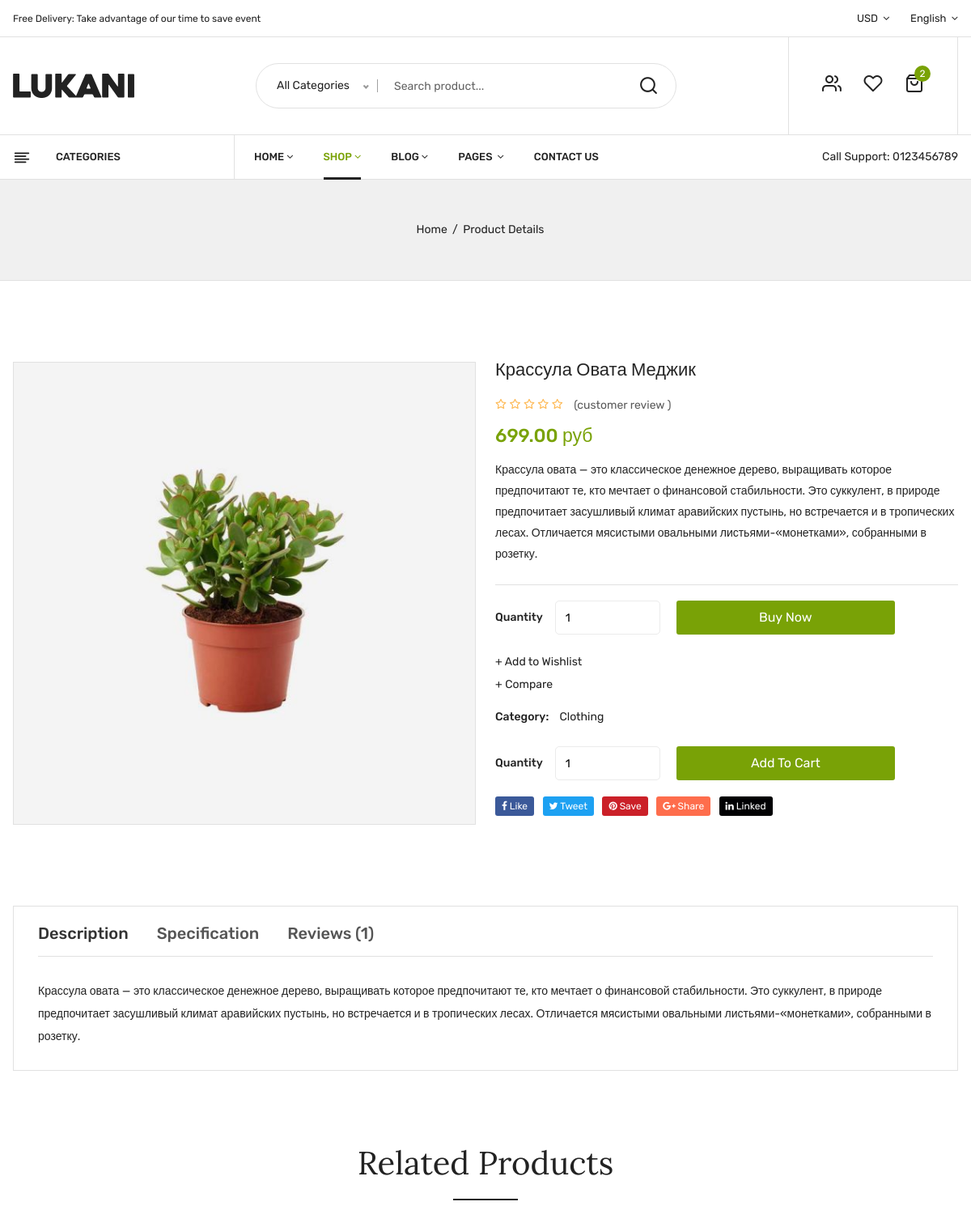
Before: /item/2/ (upper part) with the older database file.
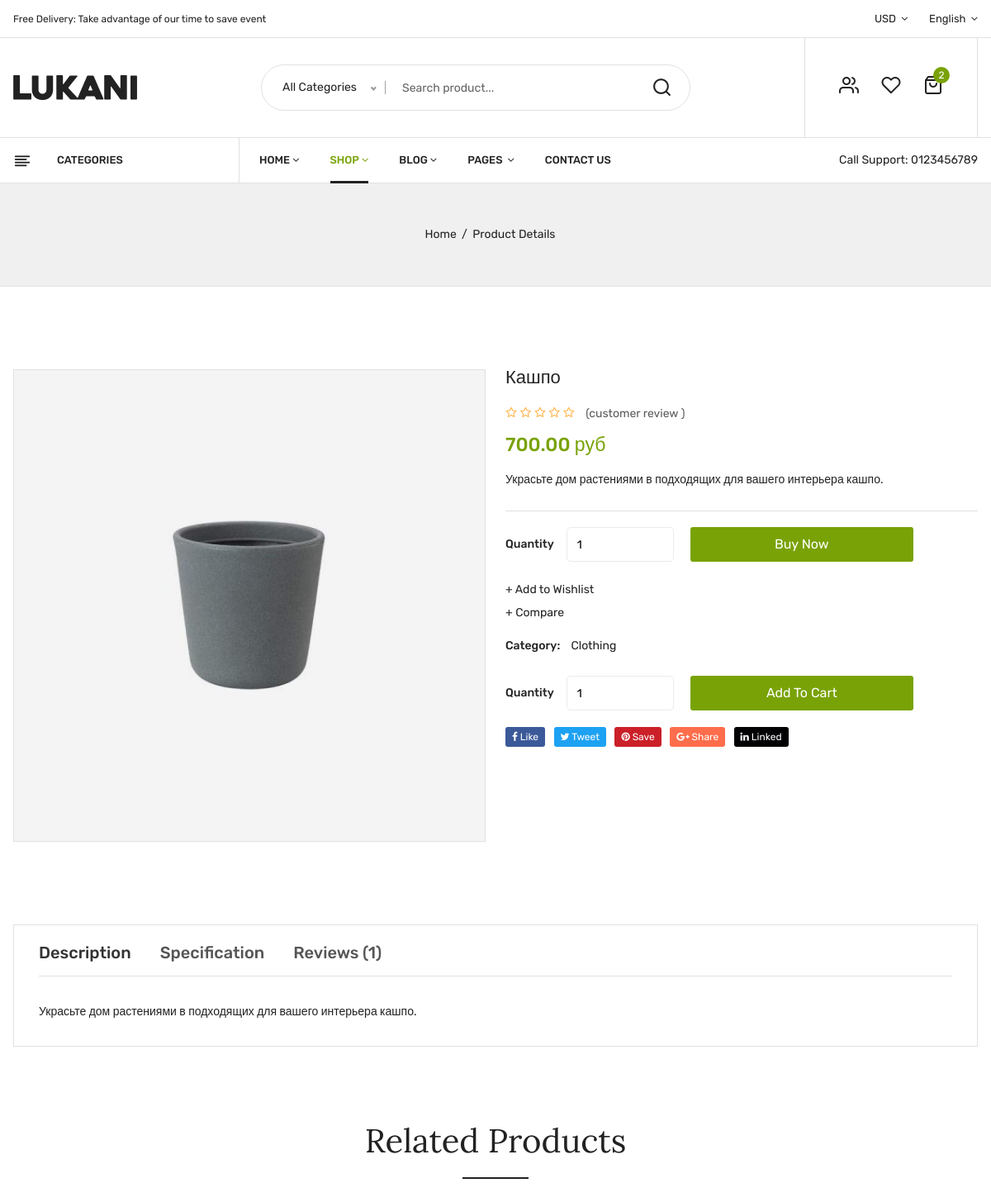
After: the same page with the newer database file.
### shop/models.py (models this page shows, shortened)
class Item(models.Model):
    CURRENCY_CHOICES = (
        ('usd', 'usd'),
        ('rub', 'rub')
    )
    name = models.CharField(max_length=255, verbose_name='product_name')
    code = models.CharField(max_length=255,
                            verbose_name='product_code')  # по этому полю различаем продукт (код продукта)
    price = models.DecimalField(max_digits=20, decimal_places=2)
    unit = models.CharField(max_length=255, blank=True, null=True)  # единица измерения
    image_url = models.ImageField(upload_to='img_product')  # путь на изображение продукта
    note = models.TextField(blank=True, null=True)  # комментарий к продукту
    class Meta:  # все элементы отображаются по дате создания
        ordering = ['pk']

### main/views.py (the view)
# urls.py: path("item/<int:pk>/", views.ProductDetailView.as_view(), name="item"),
class ProductDetailView(TemplateView):
    template_name = 'product-details.html'
    def get_context_data(self, **kwargs):
        pk = self.kwargs.get("pk")
        product = Item.objects.get(pk=pk)
        context = super(ProductDetailView, self).get_context_data(**kwargs, )
        context.update({
            "product": product,
            "STRIPE_PUBLIC_KEY": settings.STRIPE_PUBLIC_KEY
        })
        return context

### templates/product-details.html (shortened to what the changed rows need)
{% extends 'base-page.html' %}
{% load static %}
{% block container %}
<div class="product_details mt-100 mb-100">
    <div class="container">
        <div class="row">
            <div class="col-lg-6 col-md-6">
                <div class="product-details-tab">
                    <div id="img-1" class="zoomWrapper single-zoom">
                        <a href="#">
                            <img id="zoom1" src="{{ product.image_url.url }}"
                                 data-zoom-image="{{ product.image_url.url }}" alt="big-1">
                        </a>
                    </div>
                </div>
            </div>
            <div class="col-lg-6 col-md-6">
                <div class="product_d_right">
                    <form  action="{% url 'create-checkout-session' product.id %}" method="POST">
                        <h1><a href="#">{{product.name}}</a></h1>
                        <div class="price_box">
                            <span class="current_price">{{product.price}}  {{product.unit}}</span>
                        </div>
                        <div class="product_desc">
                            <p>{{product.note}}</p>
                        </div>
                    </form>
                </div>
            </div>
        </div>
    </div>
</div>
<div class="product_d_info mb-90">
    <div class="container">
        <div class="row">
            <div class="col-12">
                <div class="product_d_inner">
                    <div class="tab-content">
                        <div class="tab-pane fade show active" id="info" role="tabpanel">
                            <div class="product_info_content">
                                <p>{{ product.note }}
                                </p>
                            </div>
                        </div>
                    </div>
                </div>
            </div>
        </div>
    </div>
</div>
<section class="product_area related_products">
    <div class="container">
        <div class="row">
            <div class="col-12">
                <div class="section_title">
                    <h2>Related Products </h2>
                </div>
            </div>
        </div>
    </div>
</section>
{% endblock container %}

Changed rows visible on the page:
changed Item "руб": image_url: a different picture; name "Крассула Овата Меджик" → "Кашпо"; price "699.00" → "700.00"; note "Крассула овата — это классическое денежное дерево, выращивать которое предпочитают те, кто мечтает о финансовой стабильности. Это суккулент, в природе предпочитает засушливый климат аравийских пустынь, но встречается и в тропических лесах. Отличается мясистыми овальными листьями-«монетками», собранными в розетку." → "Украсьте дом растениями в подходящих для вашего интерьера кашпо."
